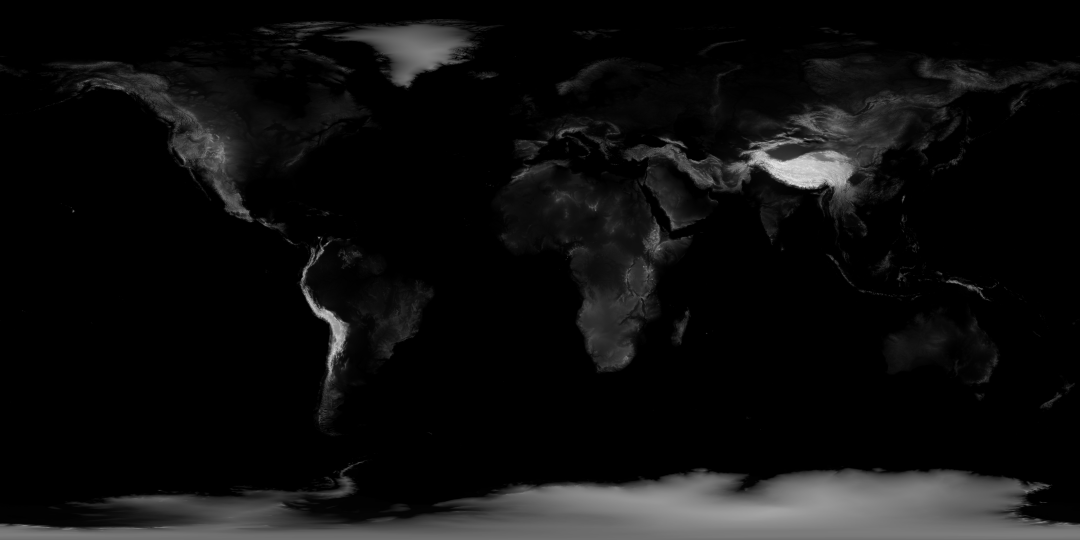
%> input picture Example 1 Plain Spherical Topography/earth_topo.png, 2160 x 1080 px (shown at 1/2 size)
$ octave example_1_complete_topography.m   (GNU Octave 9; MATLAB toolbox functions it lacks are replaced by stand-ins)
%> lines starting %> are read from the running program, lines starting %| are printed output that depends on the picture
### Example 1 Plain Spherical Topography/surf2stl.m
function surf2stl(filename,x,y,z,mode)
%SURF2STL   Write STL file from surface data.
%   SURF2STL('filename',X,Y,Z) writes a stereolithography (STL) file
%   for a surface with geometry defined by three matrix arguments, X, Y
%   and Z.  X, Y and Z must be two-dimensional arrays with the same size.
%
%   SURF2STL('filename',x,y,Z), uses two vector arguments replacing
%   the first two matrix arguments, which must have length(x) = n and
%   length(y) = m where [m,n] = size(Z).  Note that x corresponds to
%   the columns of Z and y corresponds to the rows.
%
%   SURF2STL('filename',dx,dy,Z) uses scalar values of dx and dy to
%   specify the x and y spacing between grid points.
%
%   SURF2STL(...,'mode') may be used to specify the output format.
%
%     'binary' - writes in STL binary format (default)
%     'ascii'  - writes in STL ASCII format
%
%   Example:
%
%     surf2stl('test.stl',1,1,peaks);
%
%   See also SURF.
%
%   Author: Bill McDonald, 02-20-04

narginchk(4,5);

if (ischar(filename)==0)
    error( 'Invalid filename');
end

if (nargin < 5)
    mode = 'binary';
elseif (strcmp(mode,'ascii')==0)
    mode = 'binary';
end

if (~ismatrix(z))
    error( 'Variable z must be a 2-dimensional array' );
end

if any( (size(x)~=size(z)) | (size(y)~=size(z)) )

    % size of x or y does not match size of z

    if ( (length(x)==1) && (length(y)==1) )
        % Must be specifying dx and dy, so make vectors
        dx = x;
        dy = y;
        x = ((1:size(z,2))-1)*dx;
        y = ((1:size(z,1))-1)*dy;
    end

    if ( (length(x)==size(z,2)) && (length(y)==size(z,1)) )
        % Must be specifying vectors
        xvec=x;
        yvec=y;
        [x,y]=meshgrid(xvec,yvec);
    else
        error('Unable to resolve x and y variables');
    end

end

if strcmp(mode,'ascii')
    % Open for writing in ascii mode
    fid = fopen(filename,'w');
else
    % Open for writing in binary mode
    fid = fopen(filename,'wb+');
end

if (fid == -1)
    error( sprintf('Unable to write to %s',filename) );
end

title_str = sprintf('Created by surf2stl.m %s',datestr(now));

if strcmp(mode,'ascii')
    fprintf(fid,'solid %s\r\n',title_str);
else
    str = sprintf('%-80s',title_str);
    fwrite(fid,str,'uchar');         % Title
    fwrite(fid,0,'int32');           % Number of facets, zero for now
end

nfacets = 0;

for i=1:(size(z,1)-1)
    for j=1:(size(z,2)-1)

        p1 = [x(i,j)     y(i,j)     z(i,j)];
        p2 = [x(i,j+1)   y(i,j+1)   z(i,j+1)];
        p3 = [x(i+1,j+1) y(i+1,j+1) z(i+1,j+1)];
        val = local_write_facet(fid,p1,p2,p3,mode);
        nfacets = nfacets + val;

        p1 = [x(i+1,j+1) y(i+1,j+1) z(i+1,j+1)];
        p2 = [x(i+1,j)   y(i+1,j)   z(i+1,j)];
        p3 = [x(i,j)     y(i,j)     z(i,j)];
        val = local_write_facet(fid,p1,p2,p3,mode);
        nfacets = nfacets + val;

    end
end

if strcmp(mode,'ascii')
    fprintf(fid,'endsolid %s\r\n',title_str);
else
    fseek(fid,0,'bof');
    fseek(fid,80,'bof');
    fwrite(fid,nfacets,'int32');
end

fclose(fid);

disp( sprintf('Wrote %d facets',nfacets) );


% Local subfunctions

% [38 lines left out: functions local_write_facet, local_find_normal, not called in this run]

### Example 1 Plain Spherical Topography/example_1_complete_topography.m
clear all
close all

% This is an example of some of the codes I've written for modeling using
% topographical maps. This is the easiest example, I didn't use
% interpolation methods, the data is placed "directly" on the model. If you
% run this script with the surf2stl.m and gebco_08_rev_elev_21600x10800.png
% file in the same directory you will have the Earth model in .stl with the
% topography exaggerated 50 times. If loaded in mm, the model will be
% scaled one in one million, around 13 m. The topographic map is taken from
% https://visibleearth.nasa.gov/view.php?id=73934


earth=imread('earth_topo.png');  % Load the file as an
%> earth: size 1080x2160 uint8; min 0, max 241, mean 15
                                                    % image.

topo(:,:)=double(earth(length(earth(:,1,1)):-1:1,:,1));
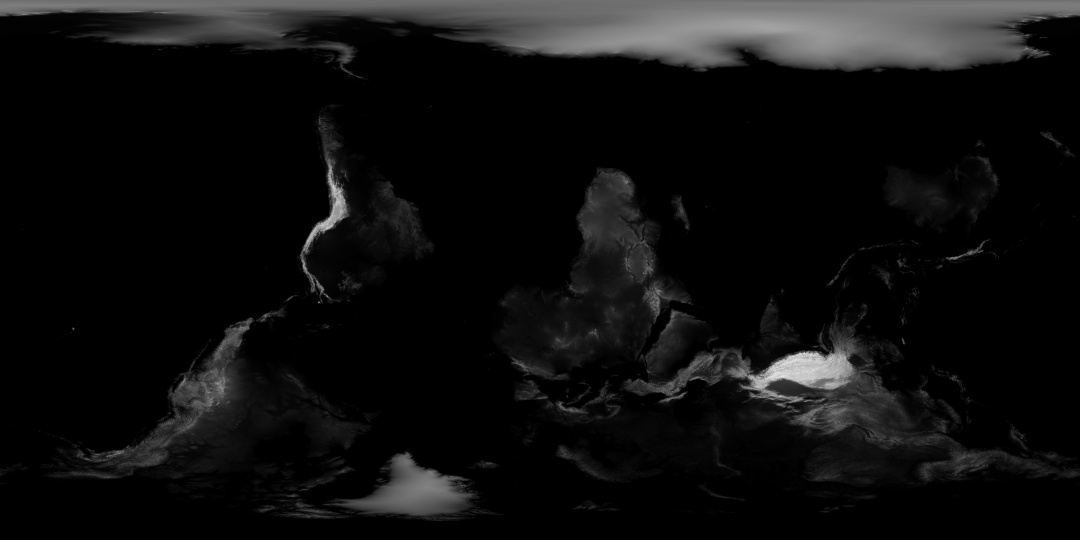
%> topo: size 1080x2160 double (shown at 1/2 size); min 0, max 241, mean 15; mean of the top-left, top-right, bottom-left and bottom-right quarters 11.9, 27.7, 7.7, 12.6
% The map is converted to double, if not, their values will remain as
% int8, so integers. The lines' indexs are taken upside down to make the
% southern the lowest index value. By default, images are readed from up to
% down.

clear earth

res_latitude = 1000;
res_longitude= res_latitude*2;
% The map dimensions are latitude x longitude.

topo = imresize(topo,[res_latitude,res_longitude],'nearest');
%> topo: size 1000x2000 double
% Resize the map to make it easy to process. You can set the interpolation
% method, see help.


h_dem=6.4;      % The height of the topography, as taken from the source.

radius=6378.1;  % The equatorial radius in km, the polar flatening will be
                % added later.

exagg=30;       % Exaggeration of the topography.
for i=1:res_latitude
    for j=1:res_longitude
        if topo(i,j)>0
            topo(i,j)=h_dem*exagg.*(topo(i,j))/255+radius;
        else
            topo(i,j)=radius-1.2*exagg; % This is the sea level, make it 0 to
                                    % make accurate.
        end
    end
end
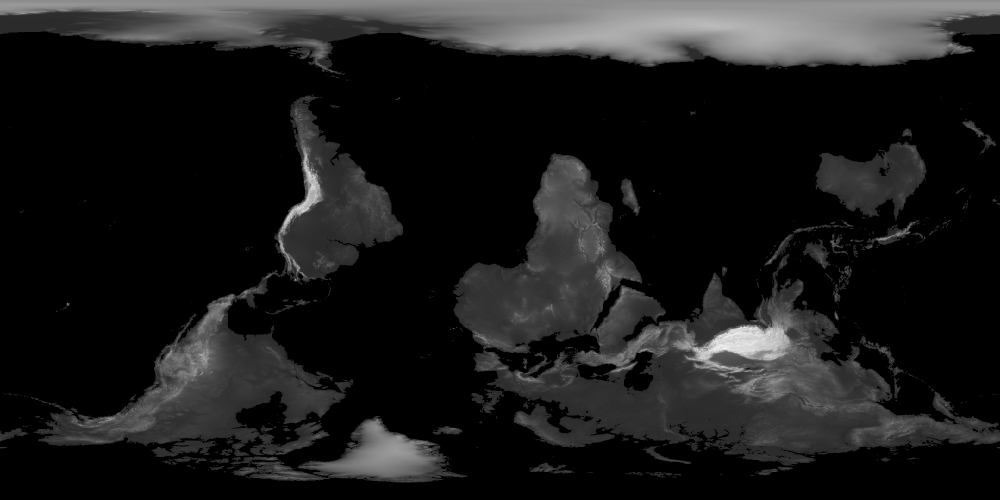
%> topo: size 1000x2000 double (shown at 1/2 size); min 6342.1, max 6559.6, mean 6365.4; drawn with min black and max white
% This step transform the topo values from the image heights (from 0 to
% 255) to the radius values: radius+topography.

thetavec = linspace(-pi/2,pi/2,res_latitude);
phivec = linspace(-pi,pi,res_longitude);
% This two lines define two vectors of the dimensions in which the
% topography is graphed. "thetavec" defines thelatitudes and goes from
% -pi/2 (-90°, south pole) to pi/2 (90°, north pole); "phivec" defines the
% longitudes, from -pi to pi. The function "linspace" creates a vector
% between two values with the defined resolution, included the extremes.

[ph,th] = meshgrid(phivec,thetavec);
% "meshgrid" creates two matrix using the dimensions of both of vectors.
% "ph" is the matriz of longitudes ans "th" is that of latitudes.

[x,y,z]=sph2cart(ph,th,topo);
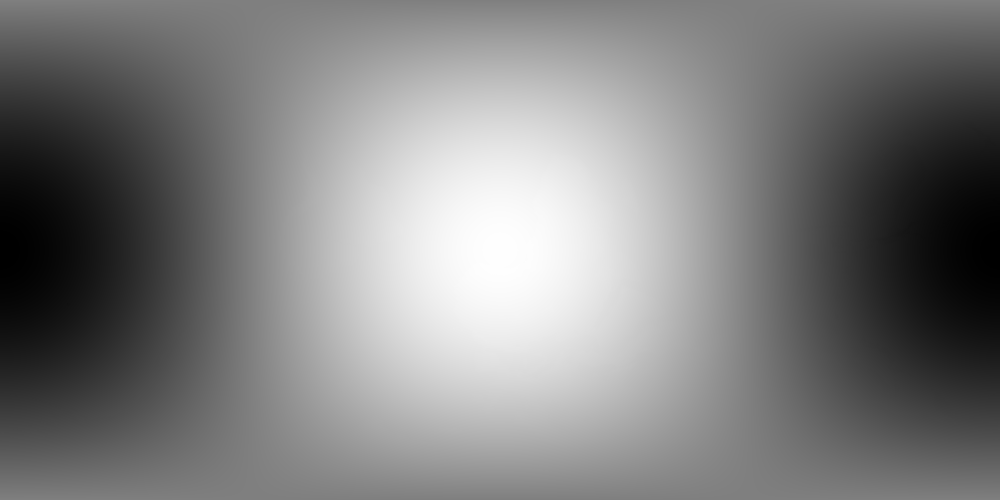
%> x: size 1000x2000 double (shown at 1/2 size); min -6342.1, max 6354.3, mean 0.4; drawn with min black and max white
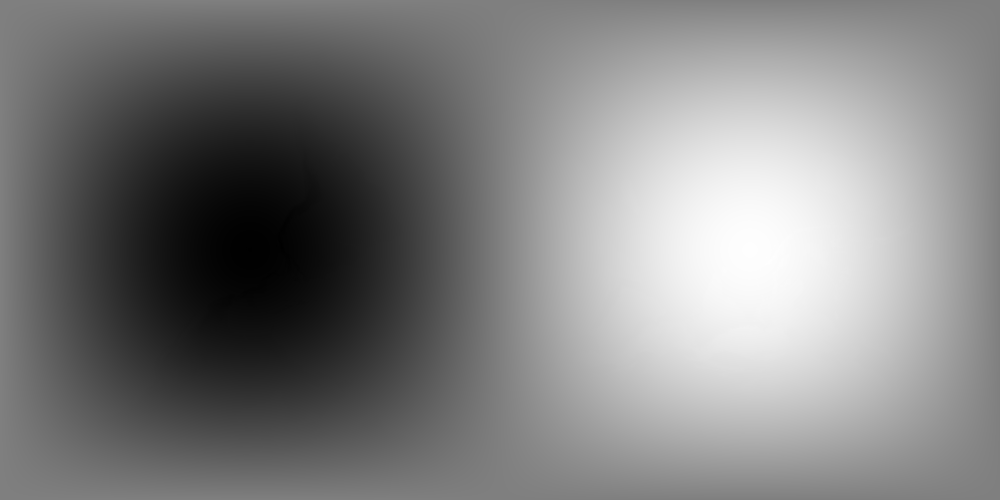
%> y: size 1000x2000 double (shown at 1/2 size); min -6391.6, max 6385, mean 2.2; drawn with min black and max white
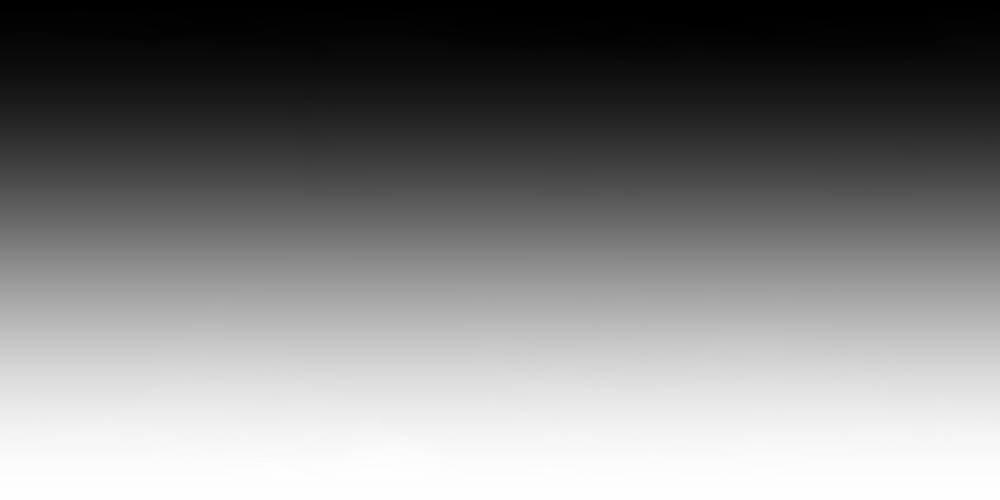
%> z: size 1000x2000 double (shown at 1/2 size); min -6470.3, max 6374, mean -3.9; drawn with min black and max white
% Transform every point in spheric coordinates using the topography as
% radius, to cartesian (x, y and z). This step is important because
% "surf2stl" uses meshs in catesian coordinates.

z=z*6356.8/6378.1;      % This scales the z axis to make the polar
                        % flattening. The exaggeration can be aplied here
                        % too.

surf2stl('earth.stl', x, y, z)
%> (the run ends here)
